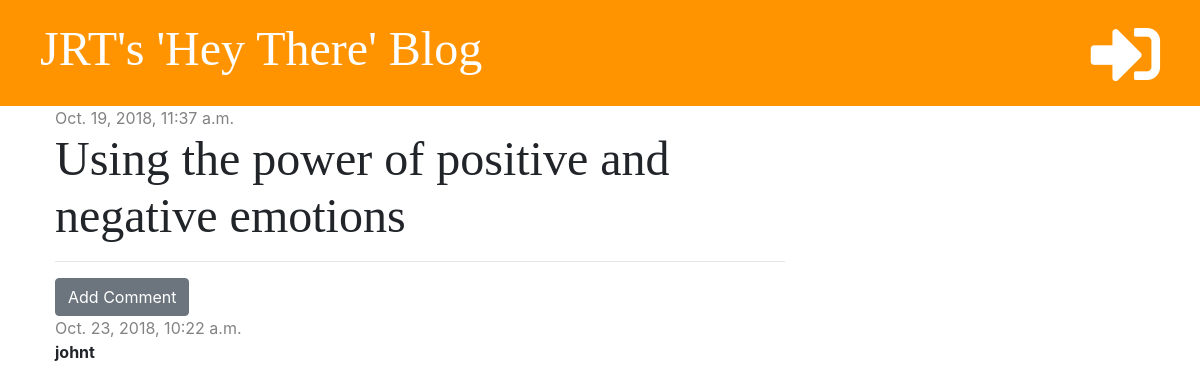
Screenshot of /post/3/ with the database file from the repository.
### blog/models.py (models this page shows, shortened)
class Post(models.Model):
    author = models.ForeignKey('auth.User', on_delete=models.CASCADE)
    title = models.CharField(max_length=200)
    text = models.TextField()
    created_date = models.DateTimeField(default=timezone.now)
    published_date = models.DateTimeField(blank=True, null=True)

class Comment(models.Model):
    post = models.ForeignKey('blog.Post', on_delete=models.CASCADE, related_name='comments')
    author = models.CharField(max_length=200)
    text = models.TextField()
    created_date = models.DateTimeField(default=timezone.now)
    approved = models.BooleanField(default=False)

### blog/views.py (the view)
# urls.py: path('post/<int:pk>/', views.post_detail, name='post_detail'),
def post_detail(request, pk):
    post = get_object_or_404(Post, pk=pk)
    stuff_for_front_end = {'post': post}
    return render(request, 'blog/post_detail.html', stuff_for_front_end)

### blog/templatetags/markdownify.py (called while the page is built)
@register.filter
def markdown(value):
    renderer = HighlightRenderer()
    markdown = mistune.Markdown(renderer=renderer)
    return markdown(value)

### blog/templates/blog/post_detail.html (shortened to what this page needs)
{% extends 'blog/base.html' %}
{% load markdownify %}
{% block content %}
    <div class="post">
        {% if post.published_date %}
            <div class="date">
                {{ post.published_date }}
            </div>
            {% else %}
        <a href="{% url 'post_publish' pk=post.pk %}" class="btn btn-primary">Publish</a>
        {% endif %}
        <h1>{{ post.title }}</h1>
        <hr>
        <a href="{% url 'add_comment_to_post' pk=post.pk %}" class="btn btn-secondary">Add Comment</a>
        {% for comment in post.comments.all %}
            {% if user.is_authenticated or comment.approved %}
                <div class="comment">
                    <div class="date">
                        {{ comment.created_date }}
                    </div>
                    <strong>{{ comment.author }}</strong>
                    </div>
            {% endif %}
        {% empty %}
            <p>No comments yet...</p>
        {% endfor %}
    </div>
{% endblock %}

### blog/static/css/blog.css (style rules this page uses)
h1, h2, h3, h4 { font-family: 'Tangerine', 'Inconsolata', 'Droid Sans', serif; font-size: 48px; }
.date { color: #828282; }
.post { margin-bottom: 70px; }
.comment { margin: 20px 0x 20px 20px; }

### rows the page displays
Post: published_date "Oct. 19, 2018, 11:37 a.m.", title "Using the power of positive and negative emotions"
Comment: created_date "Oct. 23, 2018, 10:22 a.m.", author "johnt"
